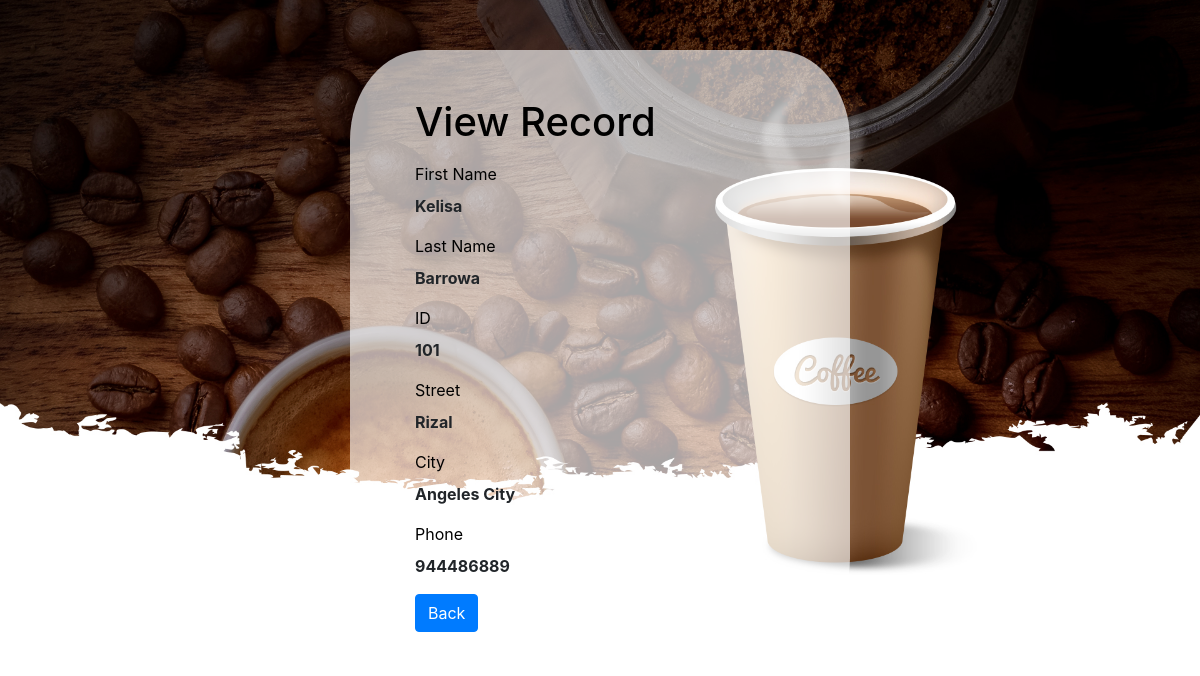
Page /customer-read.php?id=101 (signed in) on the committed database.
### tables this page shows
CREATE TABLE `customers` (
  `CUSTOMER_ID` int(3) NOT NULL,
  `FNAME` varchar(15) DEFAULT NULL,
  `LNAME` varchar(15) DEFAULT NULL,
  `STREET` varchar(50) DEFAULT NULL,
  `CITY` varchar(30) DEFAULT NULL,
  `PHONE` int(12) DEFAULT NULL
);

### customer-read.php (the view, shortened to what this page needs)
<?php
if(isset($_GET["id"]) && !empty(trim($_GET["id"]))){
    require_once "config.php";
    $sql = "SELECT * FROM customers WHERE customer_id = ?";
    if($stmt = mysqli_prepare($link, $sql)){
        mysqli_stmt_bind_param($stmt, "s", $param_id);
        if(mysqli_stmt_execute($stmt)){
            $result = mysqli_stmt_get_result($stmt);
            if(mysqli_num_rows($result) == 1){
                $row = mysqli_fetch_array($result, MYSQLI_ASSOC);
            } else{
                header("location: error.php");
                exit();
            }
        } else{
            echo "Oops! Something went wrong. Please try again later.";
        }
    }
} else{
    header("location: error.php");
    exit();
}
?>
<!DOCTYPE html>
<html lang="en">
<head>
    <link rel="stylesheet" href="https://stackpath.bootstrapcdn.com/bootstrap/4.5.2/css/bootstrap.min.css">
</head>
<body>
    <div class="wrapper">
        <div class="container-fluid">
            <div class="row">
                <div class="col-md-12">
                    <h1 class="mt-5 mb-3">View Record</h1>
                    <div class="form-group">
                        <label>First Name</label>
                        <p><b><?php echo $row["FNAME"]; ?></b></p>
                    </div>
                    <div class="form-group">
                        <label>Last Name</label>
                        <p><b><?php echo $row["LNAME"]; ?></b></p>
                    </div>
                    <div class="form-group">
                        <label>ID</label>
                        <p><b><?php echo $row["CUSTOMER_ID"]; ?></b></p>
                    </div>
                    <div class="form-group">
                        <label>Street</label>
                        <p><b><?php echo $row["STREET"]; ?></b></p>
                    </div>
                    <div class="form-group">
                        <label>City</label>
                        <p><b><?php echo $row["CITY"]; ?></b></p>
                    </div>
                    <div class="form-group">
                        <label>Phone</label>
                        <p><b><?php echo $row["PHONE"]; ?></b></p>
                    </div>
                    <p><a href="customers.php" class="btn btn-primary">Back</a></p>
                </div>
            </div>
        </div>
    </div>
</body>
</html>

### rows in the picture
customers: FNAME "Kelisa", LNAME "Barrowa", CUSTOMER_ID "101", STREET "Rizal", CITY "Angeles City", PHONE "944486889"
